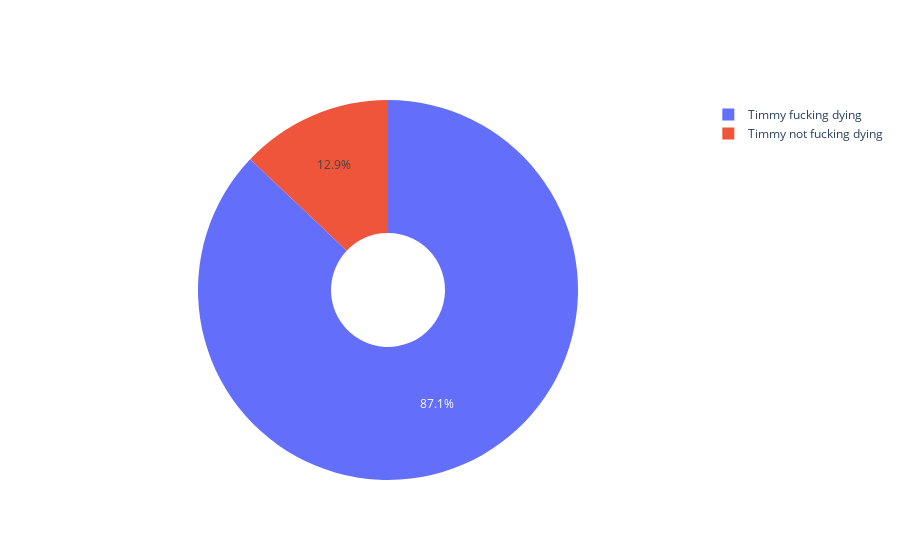

The notebook cell saved with this chart:
### Code cell
# Use `hole` to create a donut-like pie chart
fig = go.Figure(data=[go.Pie(labels=['Timmy fucking dying','Timmy not fucking dying'], 
                             values=[comments_about_timmy_fucking_dying.sum(),
                                     comments_about_timmy.sum()-comments_about_timmy_fucking_dying.sum()], hole=.3)])
fig.show()

### Figure 1 — Plotly figure (JSON) as saved in the notebook; plotly's stock layout.template omitted (floating-point values rounded to 4 significant figures)
{"data": [{"hole": 0.3, "labels": ["Timmy fucking dying", "Timmy not fucking dying"], "type": "pie", "values": [155, 23]}], "layout": {}}
